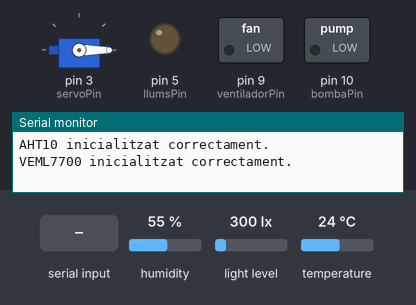
Bench run of a sketch on a simulated Arduino Uno, built with avr-gcc and run on an emulated ATmega328P. Parts: servo, switched loads named in the sketch (green lamp = pin HIGH), output pins drawn as LEDs (lit = HIGH), the last lines printed to the serial monitor. The inputs (shaded band) are chosen by the test bench; at power-on: humidity 55 %, light level 300 lx, temperature 24 °C.

Above: at 1.2 s.
1.3 s: "obre\n" received over Serial
At 3.6 s:
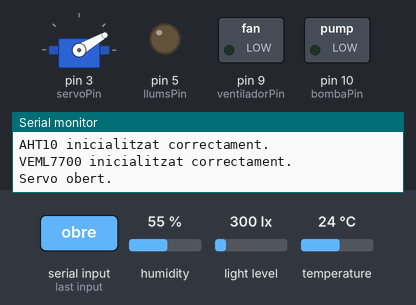
4.8 s: "ventiladors\n" received over Serial
At 5.3 s:
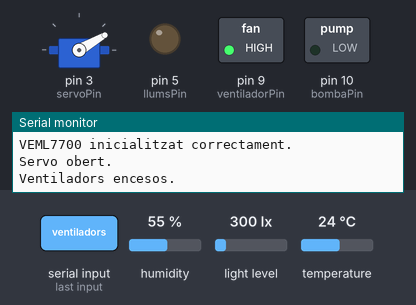
6.3 s: "tanca\n" received over Serial
At 8.6 s:
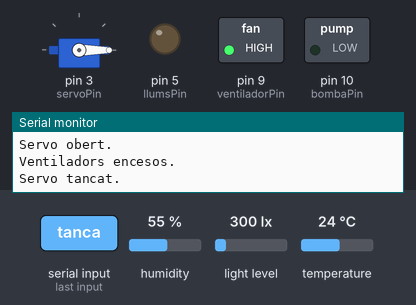
9.8 s: "llums\n" received over Serial
At 10.1 s:
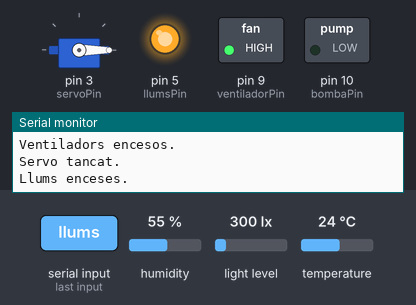
11.3 s: "rega\n" received over Serial
At 12.4 s:
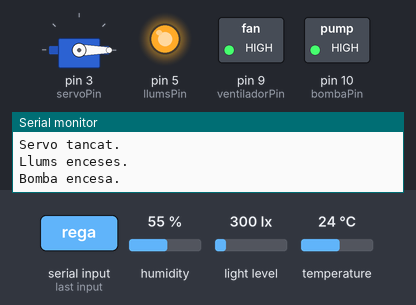
12.8 s: "ventiladors\n" received over Serial
At 13.8 s:
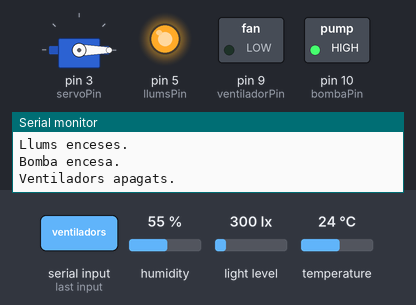
Timing chart, 0 to 15.3 s (numbered marks = the images above; inputs shaded):
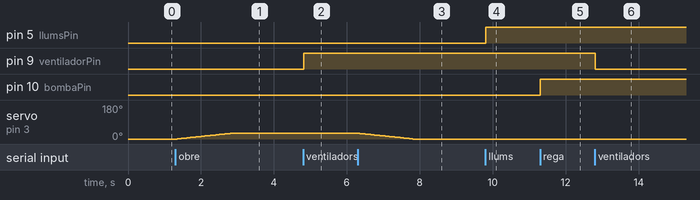

The sketch:

arduinoCode.ino
```cpp
#include <Servo.h>
#include <Wire.h>
#include <Adafruit_AHTX0.h>
#include <Adafruit_VEML7700.h>

// Instàncies dels sensors
Adafruit_AHTX0 aht10;
Adafruit_VEML7700 veml7700;

Servo servoMotor;

// Definim els pins
const int ventiladorPin = 9;
const int servoPin = 3;
const int llumsPin = 5;       // Pin per a les llums
const int humitatSolPin = A3; // Pin per al sensor d'humitat del sòl
const int bombaPin = 10;      // Pin per a la bomba d'aigua

// Estat inicial
bool ventiladorsEnc = false;
bool servoObert = false;     // Indica si el servo està obert
bool llumsEnceses = false;   // Estat de les llums
bool bombaEnc = false;       // Estat de la bomba

// Temporitzador per a les lectures
unsigned long ultimaLectura = 0;
const unsigned long intervalLectures = 15000; // 15 segons

// Estats dels sensors
bool aht10Funcionant = true;
bool veml7700Funcionant = true;

void setup() {
  // Configuració dels pins
  pinMode(ventiladorPin, OUTPUT);
  digitalWrite(ventiladorPin, LOW);

  pinMode(llumsPin, OUTPUT);
  digitalWrite(llumsPin, LOW);

  pinMode(bombaPin, OUTPUT);
  digitalWrite(bombaPin, LOW);

  servoMotor.attach(servoPin);
  servoMotor.write(0); // Posició inicial del servo (tancat)

  // Inicia la comunicació sèrie
  Serial.begin(9600);

  // Inicialitza els sensors
  inicialitzaAHT10();
  inicialitzaVEML7700();
}

void loop() {
  // Llegeix ordres de la comunicació sèrie
  gestionaOrdres();

  // Lectura dels sensors cada 15 segons
  if (millis() - ultimaLectura >= intervalLectures) {
    ultimaLectura = millis();

    if (aht10Funcionant) {
      sensors_event_t humidity, temp;
      if (aht10.getEvent(&humidity, &temp)) {
        Serial.print("Temperatura: ");
        Serial.print(temp.temperature);
        Serial.println(" °C");

        Serial.print("Humitat: ");
        Serial.print(humidity.relative_humidity);
        Serial.println(" %");
      } else {
        Serial.println("Error llegint AHT10. Reintentant inicialització.");
        aht10Funcionant = inicialitzaAHT10();
      }
    }

    if (veml7700Funcionant) {
      float lux = veml7700.readLux();
      if (lux != 0) {
        Serial.print("Lluminositat: ");
        Serial.print(lux);
        Serial.println(" lx");
      } else {
        Serial.println("Error llegint VEML7700. Reintentant inicialització.");
        veml7700Funcionant = inicialitzaVEML7700();
      }
    }

    // Llegeix el sensor d'humitat del sòl
    int valorHumitatSol = analogRead(humitatSolPin);
    int percentatgeHumitatSol = map(valorHumitatSol, 1023, 0, 0, 100);
    Serial.print("Humitat del sòl: ");
    Serial.print(percentatgeHumitatSol);
    Serial.println(" %");

    Serial.println("-----");
  }
}

void gestionaOrdres() {
  if (Serial.available() > 0) {
    String ordre = Serial.readStringUntil('\n');
    ordre.trim();

    if (ordre == "ventiladors") {
      ventiladorsEnc = !ventiladorsEnc;
      digitalWrite(ventiladorPin, ventiladorsEnc ? HIGH : LOW);
      Serial.println(ventiladorsEnc ? "Ventiladors encesos." : "Ventiladors apagats.");
    } else if (ordre == "obre") {
      if (!servoObert) {
        for (int angle = 0; angle <= 30; angle++) {
          servoMotor.write(angle);
          delay(50);
        }
        servoObert = true;
        Serial.println("Servo obert.");
      } else {
        Serial.println("El servo ja està obert.");
      }
    } else if (ordre == "tanca") {
      if (servoObert) {
        for (int angle = 30; angle >= 0; angle--) {
          servoMotor.write(angle);
          delay(50);
        }
        servoObert = false;
        Serial.println("Servo tancat.");
      } else {
        Serial.println("El servo ja està tancat.");
      }
    } else if (ordre == "llums") {
      llumsEnceses = !llumsEnceses;
      digitalWrite(llumsPin, llumsEnceses ? HIGH : LOW);
      Serial.println(llumsEnceses ? "Llums enceses." : "Llums apagades.");
    } else if (ordre == "rega") {
      bombaEnc = !bombaEnc;
      digitalWrite(bombaPin, bombaEnc ? HIGH : LOW);
      Serial.println(bombaEnc ? "Bomba encesa." : "Bomba apagada.");
    } else {
      Serial.println("Ordre no reconeguda.");
    }
  }
}

bool inicialitzaAHT10() {
  if (aht10.begin()) {
    Serial.println("AHT10 inicialitzat correctament.");
    return true;
  } else {
    Serial.println("Error: No s'ha pogut inicialitzar l'AHT10.");
    return false;
  }
}

bool inicialitzaVEML7700() {
  if (veml7700.begin()) {
    Serial.println("VEML7700 inicialitzat correctament.");
    return true;
  } else {
    Serial.println("Error: No s'ha pogut inicialitzar el VEML7700.");
    return false;
  }
}
```

Measured:
- after the input at 1.3 s, servo on pin 3 (servoPin): moves from 0° to 30° over 1.5 s, starting after 0.06 s
- after the input at 4.8 s, pin 9 (ventiladorPin): LOW → HIGH at once
- after the input at 6.3 s, servo on pin 3 (servoPin): moves from 30° to 0° over 1.5 s, starting after 0.06 s
- after the input at 9.8 s, pin 5 (llumsPin): LOW → HIGH at once
- after the input at 11.3 s, pin 10 (bombaPin): LOW → HIGH at once
- after the input at 12.8 s, pin 9 (ventiladorPin): HIGH → LOW at once
